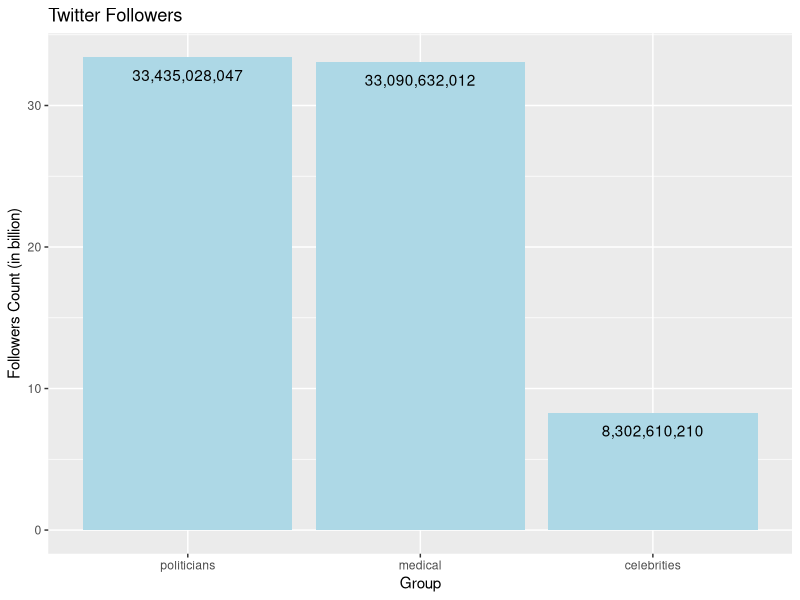

The R source for this figure:
## ---- chunk 1
knitr::opts_chunk$set(echo = TRUE)
## ---- chunk 2
library(dplyr)
library(ggplot2)
library(scales)
library(forcats)
## ---- chunk 3
df <- read.csv('./resources/data_combined_filtered_sentiment.csv')

## ---- chunk 4
df <- df %>% group_by(group) %>% summarise(followers_count = sum(followers_count))
## ---- chunk 5
ggplot(df, aes(x=reorder(group, -followers_count), y= followers_count/1000000000)) + 
  geom_bar(stat='identity', fill="lightblue") + 
  scale_y_continuous(labels = comma) +
  ggtitle("Twitter Followers") +
  ylab("Followers Count (in billion)") +
  xlab("Group") +
  geom_text(aes(label=comma(followers_count)), vjust=2)
## ---- chunk 6
